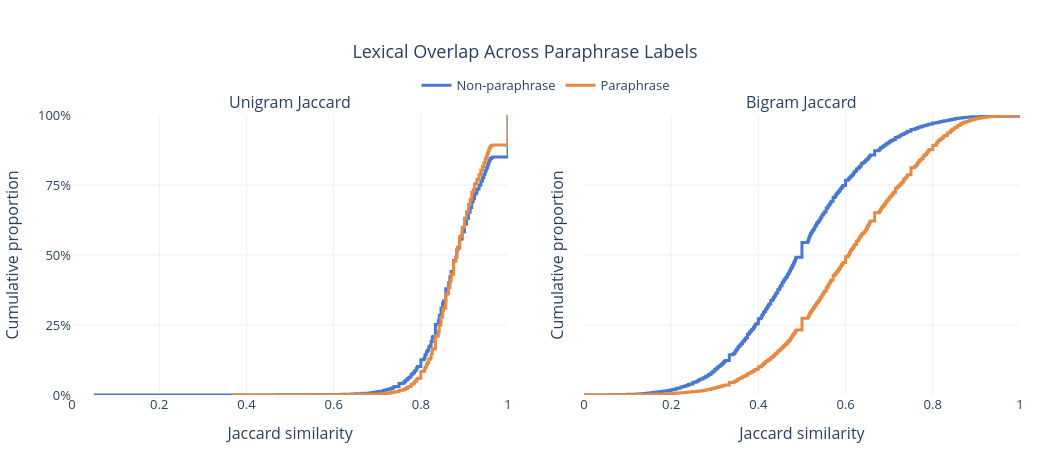

Notebook source saved alongside this figure:
### Code cell
import plotly.graph_objects as go
from plotly.subplots import make_subplots

fig = make_subplots(
    rows=1,
    cols=2,
    subplot_titles=["Unigram Jaccard", "Bigram Jaccard"],
    shared_yaxes=True,
    horizontal_spacing=0.08
)

colors = {
    0: "#4878CF",
    1: "#E58A45"
}

labels = {
    0: "Non-paraphrase",
    1: "Paraphrase"
}

for col, measure in enumerate(
    ["unigram_jaccard", "bigram_jaccard"],
    start=1
):
    for label in [0, 1]:
        values = lexical_df.loc[
            lexical_df["label"] == label, measure
        ].to_numpy()

        x, counts = np.unique(values, return_counts=True)
        y = np.cumsum(counts) / counts.sum()

        fig.add_trace(
            go.Scatter(
                x=x,
                y=y,
                mode="lines",
                name=labels[label],
                legendgroup=labels[label],
                showlegend=(col == 1),
                line=dict(
                    color=colors[label],
                    width=3,
                    shape="hv"
                ),
                hovertemplate=(
                    "Jaccard: %{x:.3f}"
                    "<br>Cumulative proportion: %{y:.1%}"
                    "<extra></extra>"
                )
            ),
            row=1,
            col=col
        )

fig.update_xaxes(
    title_text="Jaccard similarity",
    range=[0, 1],
    dtick=0.2,
    showgrid=True,
    gridcolor="#ECEFF3",
    zeroline=False
)

fig.update_yaxes(
    title_text="Cumulative proportion",
    range=[0, 1],
    tickformat=".0%",
    dtick=0.25,
    showgrid=True,
    gridcolor="#ECEFF3",
    zeroline=False
)

fig.update_layout(
    title=dict(
        text="Lexical Overlap Across Paraphrase Labels",
        x=0.5,
        xanchor="center"
    ),
    template="plotly_white",
    width=1050,
    height=460,
    font=dict(size=13),
    legend=dict(
        orientation="h",
        x=0.5,
        xanchor="center",
        y=1.16
    ),
    margin=dict(l=65, r=30, t=115, b=65)
)

fig.show()

### Figure 1 — Plotly figure (JSON) as saved in the notebook; plotly's stock layout.template omitted (floating-point values rounded to 4 significant figures; data arrays with more than 128 entries replaced by an {"elided": "..."} marker saying what was removed)
{"data": [{"hovertemplate": "Jaccard: %{x:.3f}<br>Cumulative proportion: %{y:.1%}<extra></extra>", "legendgroup": "Non-paraphrase", "line": {"color": "#4878CF", "shape": "hv", "width": 3}, "mode": "lines", "name": "Non-paraphrase", "showlegend": true, "type": "scatter", "x": {"elided": "139 float values"}, "xaxis": "x", "y": {"elided": "139 float values"}, "yaxis": "y"}, {"hovertemplate": "Jaccard: %{x:.3f}<br>Cumulative proportion: %{y:.1%}<extra></extra>", "legendgroup": "Paraphrase", "line": {"color": "#E58A45", "shape": "hv", "width": 3}, "mode": "lines", "name": "Paraphrase", "showlegend": true, "type": "scatter", "x": [0.3684, 0.3846, 0.4167, 0.4667, 0.5, 0.5385, 0.5455, 0.5556, 0.5625, 0.5714, 0.5833, 0.6, 0.6154, 0.619, 0.625, 0.6364, 0.6429, 0.6471, 0.65, 0.6522, 0.6667, 0.68, 0.6842, 0.6875, 0.6923, 0.6957, 0.7, 0.7037, 0.7059, 0.7083, 0.7143, 0.72, 0.7222, 0.7241, 0.7273, 0.7308, 0.7333, 0.7368, 0.7391, 0.7407, 0.75, 0.7576, 0.7586, 0.76, 0.7619, 0.7647, 0.7667, 0.7692, 0.7727, 0.7742, 0.7778, 0.7826, 0.7857, 0.7879, 0.7895, 0.7917, 0.7931, 0.8, 0.8065, 0.8077, 0.8095, 0.8125, 0.8148, 0.8182, 0.8214, 0.8235, 0.8261, 0.8276, 0.8333, 0.8387, 0.84, 0.8421, 0.8438, 0.8462, 0.85, 0.8519, 0.8571, 0.8621, 0.8636, 0.8667, 0.8696, 0.871, 0.875, 0.8788, 0.88, 0.8824, 0.8846, 0.8889, 0.8929, 0.8947, 0.8966, 0.9, 0.9048, 0.9091, 0.913, 0.9167, 0.92, 0.9231, 0.9259, 0.9286, 0.931, 0.9333, 0.9375, 0.9412, 0.9444, 0.9474, 0.95, 0.9524, 0.9545, 0.9565, 0.9583, 0.96, 0.9615, 0.963, 0.9643, 0.9655, 0.9667, 1.0], "xaxis": "x", "y": [4.581e-05, 9.162e-05, 0.0001374, 0.0001832, 0.0002749, 0.0003207, 0.0005039, 0.0005955, 0.0006872, 0.000733, 0.0008246, 0.001054, 0.001099, 0.001237, 0.001329, 0.001466, 0.001512, 0.001603, 0.001649, 0.001695, 0.002291, 0.002657, 0.002794, 0.002978, 0.003115, 0.003253, 0.003711, 0.003802, 0.004215, 0.004398, 0.005543, 0.005726, 0.006093, 0.006184, 0.007284, 0.00765, 0.009208, 0.01031, 0.01099, 0.01127, 0.01709, 0.01713, 0.01759, 0.01864, 0.02034, 0.02323, 0.02332, 0.02781, 0.03033, 0.03051, 0.03798, 0.04237, 0.04847, 0.04851, 0.0547, 0.059, 0.05974, 0.08393, 0.08466, 0.08961, 0.099, 0.1086, 0.1148, 0.1279, 0.1323, 0.146, 0.1614, 0.1647, 0.2098, 0.2103, 0.2259, 0.249, 0.2492, 0.2784, 0.301, 0.3095, 0.3601, 0.3637, 0.3843, 0.4086, 0.4306, 0.4309, 0.4779, 0.4779, 0.4921, 0.5197, 0.5284, 0.566, 0.5688, 0.5975, 0.5987, 0.6317, 0.6544, 0.6812, 0.6994, 0.7231, 0.7333, 0.7526, 0.7561, 0.77, 0.7714, 0.787, 0.8029, 0.8157, 0.8287, 0.842, 0.8531, 0.8629, 0.8725, 0.8796, 0.8849, 0.8884, 0.8904, 0.8919, 0.8924, 0.8927, 0.8928, 1.0], "yaxis": "y"}, {"hovertemplate": "Jaccard: %{x:.3f}<br>Cumulative proportion: %{y:.1%}<extra></extra>", "legendgroup": "Non-paraphrase", "line": {"color": "#4878CF", "shape": "hv", "width": 3}, "mode": "lines", "name": "Non-paraphrase", "showlegend": false, "type": "scatter", "x": {"elided": "455 float values"}, "xaxis": "x2", "y": {"elided": "455 float values"}, "yaxis": "y2"}, {"hovertemplate": "Jaccard: %{x:.3f}<br>Cumulative proportion: %{y:.1%}<extra></extra>", "legendgroup": "Paraphrase", "line": {"color": "#E58A45", "shape": "hv", "width": 3}, "mode": "lines", "name": "Paraphrase", "showlegend": false, "type": "scatter", "x": {"elided": "397 float values"}, "xaxis": "x2", "y": {"elided": "397 float values"}, "yaxis": "y2"}], "layout": {"annotations": [{"font": {"size": 16}, "showarrow": false, "text": "Unigram Jaccard", "x": 0.23, "xanchor": "center", "xref": "paper", "y": 1, "yanchor": "bottom", "yref": "paper"}, {"font": {"size": 16}, "showarrow": false, "text": "Bigram Jaccard", "x": 0.77, "xanchor": "center", "xref": "paper", "y": 1, "yanchor": "bottom", "yref": "paper"}], "font": {"size": 13}, "height": 460, "legend": {"orientation": "h", "x": 0.5, "xanchor": "center", "y": 1.16}, "margin": {"b": 65, "l": 65, "r": 30, "t": 115}, "title": {"text": "Lexical Overlap Across Paraphrase Labels", "x": 0.5, "xanchor": "center"}, "width": 1050, "xaxis": {"anchor": "y", "domain": [0, 0.46], "dtick": 0.2, "gridcolor": "#ECEFF3", "range": [0, 1], "showgrid": true, "title": {"text": "Jaccard similarity"}, "zeroline": false}, "xaxis2": {"anchor": "y2", "domain": [0.54, 1], "dtick": 0.2, "gridcolor": "#ECEFF3", "range": [0, 1], "showgrid": true, "title": {"text": "Jaccard similarity"}, "zeroline": false}, "yaxis": {"anchor": "x", "domain": [0, 1], "dtick": 0.25, "gridcolor": "#ECEFF3", "range": [0, 1], "showgrid": true, "tickformat": ".0%", "title": {"text": "Cumulative proportion"}, "zeroline": false}, "yaxis2": {"anchor": "x2", "domain": [0, 1], "dtick": 0.25, "gridcolor": "#ECEFF3", "matches": "y", "range": [0, 1], "showgrid": true, "showticklabels": false, "tickformat": ".0%", "title": {"text": "Cumulative proportion"}, "zeroline": false}}}
